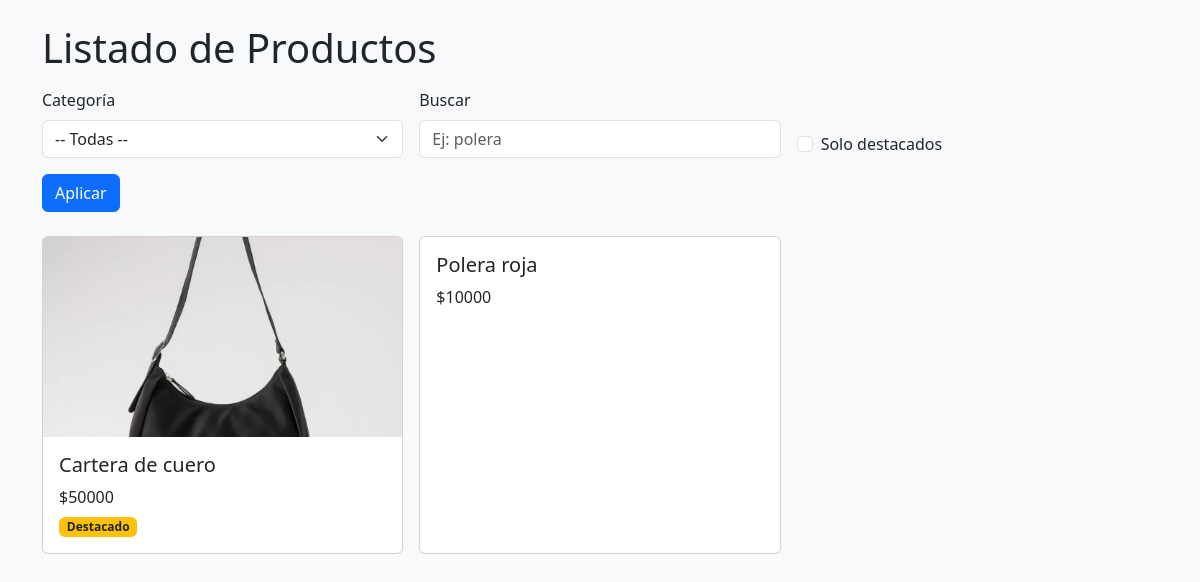
Page /productos/ on the earlier database version.
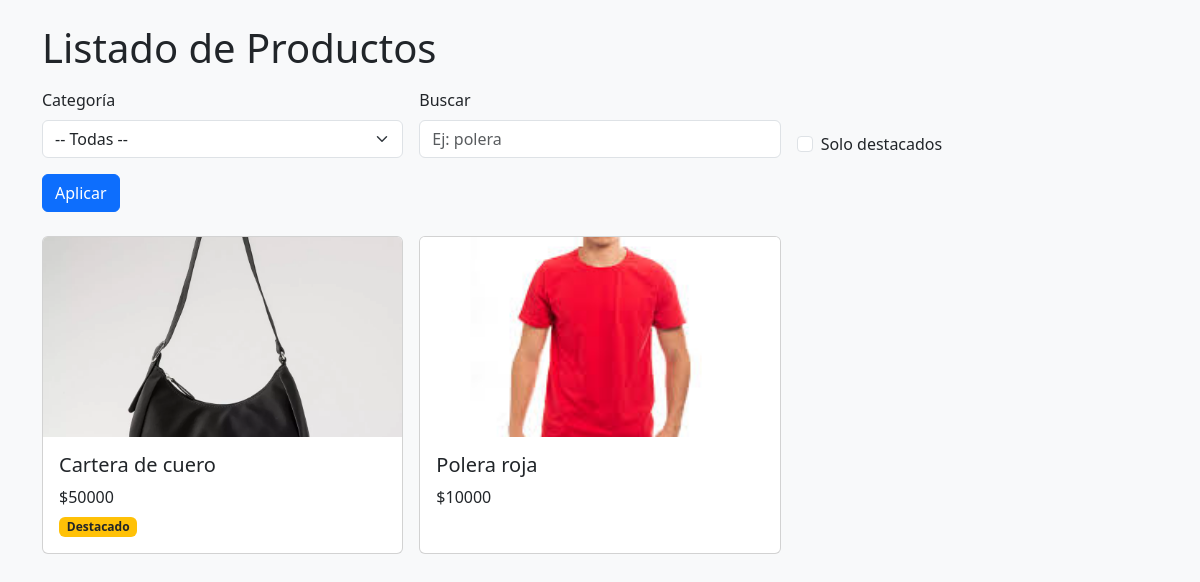
Same page on the later database version.
### appTienda/models.py (models this page shows, shortened)
class Producto(models.Model):
    nombre = models.CharField(max_length=120)
    descripcion = models.TextField()
    categoria = models.ForeignKey(Categoria, on_delete=models.CASCADE)
    precio_base = models.PositiveIntegerField()
    destacado = models.BooleanField(default=False)
    class Meta:
        ordering = ['nombre']
    imagen1 = models.ImageField(upload_to='productos/', null=True, blank=True)
    imagen2 = models.ImageField(upload_to='productos/', null=True, blank=True)
    imagen3 = models.ImageField(upload_to='productos/', null=True, blank=True)

### appTienda/views.py (the view)
# urls.py: path('productos/', views.productos, name='productos'),
def productos(request):
    productos_qs = Producto.objects.all()
    categorias_qs = Categoria.objects.all()
    categoria_id = request.GET.get("categoria")
    q = request.GET.get("q")
    solo_destacados = request.GET.get("solo_destacados")
    if categoria_id:
        productos_qs = productos_qs.filter(categoria_id=categoria_id)
    if q:
        productos_qs = productos_qs.filter(nombre__icontains=q)
    if solo_destacados == "1":
        productos_qs = productos_qs.filter(destacado=True)
    return render(request, "productos.html", {
        "productos": productos_qs,
        "categorias": categorias_qs,
        "categoria_id": categoria_id or "",
        "q": q or "",
        "solo_destacados": solo_destacados or "",
    })

### appTienda/templates/productos.html (shortened to what this page needs)
<!DOCTYPE html>
<html lang="es">
<head>
  <link
    href="https://cdn.jsdelivr.net/npm/bootstrap@5.3.3/dist/css/bootstrap.min.css"
    rel="stylesheet"
  />
</head>
<body class="bg-light">
  <div class="container py-4">
    <h1 class="mb-3">Listado de Productos</h1>
    <form method="GET" class="row g-3 mb-4 align-items-end">
      <div class="col-md-4">
        <label class="form-label">Categoría</label>
        <select name="categoria" class="form-select">
          <option value="">-- Todas --</option>
        </select>
      </div>
      <div class="col-md-4">
        <label class="form-label">Buscar</label>
        <input type="text" name="q" value="{{ q }}" placeholder="Ej: polera" class="form-control">
      </div>
      <div class="col-md-4">
        <div class="form-check mt-4">
          <input class="form-check-input" type="checkbox" name="solo_destacados" value="1" id="soloDestacados" {% if solo_destacados == "1" %}checked{% endif %}>
          <label class="form-check-label" for="soloDestacados">Solo destacados</label>
        </div>
      </div>
      <div class="col-12">
        <button type="submit" class="btn btn-primary">Aplicar</button>
      </div>
    </form>
    <div class="row g-3">
      {% for p in productos %}
        <div class="col-md-4">
          <div class="card h-100">
            {% if p.imagen1 %}
              <img src="{{ p.imagen1.url }}" class="card-img-top" style="object-fit: cover; height: 200px;">
            {% endif %}
            <div class="card-body">
              <h5 class="card-title mb-2">
                <a href="{% url 'producto_detalle' p.id %}" class="link-dark text-decoration-none">
                  {{ p.nombre }}
                </a>
              </h5>
              <p class="card-text mb-1">${{ p.precio_base }}</p>
              {% if p.destacado %}
                <span class="badge bg-warning text-dark">Destacado</span>
              {% endif %}
            </div>
          </div>
        </div>
      {% empty %}
        <p class="text-muted">No hay productos para mostrar.</p>
      {% endfor %}
    </div>
  </div>
</body>
</html>

Differences in the rows shown:
changed Producto "Polera roja": imagen1: picture added
